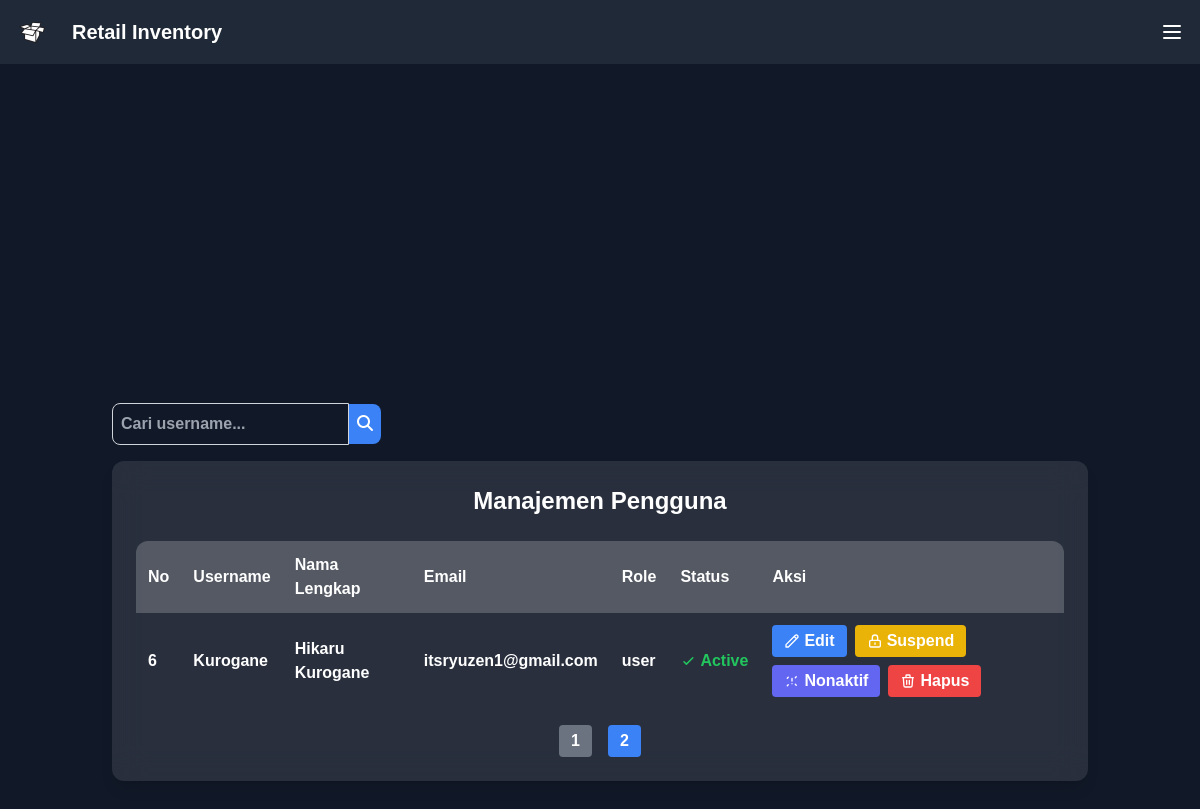
The app's page /pages/Admin/manage_users.php?limit=5&page=2 with its own data.
### tables this page shows
CREATE TABLE `users` (
  `id` int NOT NULL,
  `username` varchar(50) NOT NULL,
  `password` varchar(255) NOT NULL,
  `email` varchar(100) NOT NULL,
  `full_name` varchar(100) NOT NULL,
  `failed_attempts` int DEFAULT '0',
  `banned_until` datetime DEFAULT NULL,
  `suspend_until` datetime DEFAULT NULL,
  `role` enum('admin','staff','user') DEFAULT 'user',
  `created_at` timestamp NULL DEFAULT CURRENT_TIMESTAMP,
  `is_active` tinyint(1) DEFAULT '1'
);

### pages/Admin/manage_users.php (the view, shortened to what this page needs)
<?php
require_once '../../includes/connect.php';
$defaultLimit = 5;
$perPage = $defaultLimit;
$page = isset($_GET['page']) ? (int)$_GET['page'] : 1;
$search = '';
$offset = ($page - 1) * $perPage;
if ($search !== '') {
    $stmtCount = $conn->prepare("SELECT COUNT(*) as total FROM users WHERE username LIKE ?");
    $searchTerm = "%" . $search . "%";
    $stmtCount->bind_param("s", $searchTerm);
    $stmtCount->execute();
    $resultCount = $stmtCount->get_result();
    $rowCount = $resultCount->fetch_assoc();
    $totalUsers = $rowCount['total'];
} else {
    $resultCount = $conn->query("SELECT COUNT(*) as total FROM users");
    $rowCount = $resultCount->fetch_assoc();
    $totalUsers = $rowCount['total'];
}
$totalPages = ceil($totalUsers / $perPage);
if ($search !== '') {
    $stmtUsers = $conn->prepare("SELECT * FROM users WHERE username LIKE ? ORDER BY id ASC LIMIT ? OFFSET ?");
    $stmtUsers->bind_param("sii", $searchTerm, $perPage, $offset);
    $stmtUsers->execute();
    $resultUsers = $stmtUsers->get_result();
    $users = $resultUsers->fetch_all(MYSQLI_ASSOC);
} else {
    $stmtUsers = $conn->prepare("SELECT * FROM users ORDER BY id ASC LIMIT ? OFFSET ?");
    $stmtUsers->bind_param("ii", $perPage, $offset);
    $stmtUsers->execute();
    $resultUsers = $stmtUsers->get_result();
    $users = $resultUsers->fetch_all(MYSQLI_ASSOC);
}
?>
<!DOCTYPE html>
<html lang="id">
<head>
  <script src="https://cdn.tailwindcss.com"></script>
  <link rel="stylesheet" href="https://cdnjs.cloudflare.com/ajax/libs/font-awesome/6.4.0/css/all.min.css">
</head>
<body class="bg-gray-900 text-white overflow-hidden">
  <?php include '../../includes/header.php'; ?>
  <div class="flex items-center justify-center min-h-screen">
    <div class="container mx-auto p-6">
      <div class="mb-4 flex flex-col md:flex-row md:items-center md:justify-between">
        <form method="GET" action="" class="flex flex-col md:flex-row md:items-center">
          <input type="text" name="search" value="<?= htmlspecialchars($search) ?>" placeholder="Cari username..."
                 class="p-2 rounded-l-lg border border-gray-300 focus:outline-none focus:ring-2 focus:ring-blue-500">
          <button type="submit" class="bg-blue-500 hover:bg-blue-600 p-2 rounded-r-lg">
            <i class="fa-solid fa-magnifying-glass text-white"></i>
          </button>
        </form>
      </div>
      <div class="bg-white/10 backdrop-blur-lg rounded-xl p-6 shadow-lg">
        <h1 class="text-2xl font-bold text-white mb-6 text-center">Manajemen Pengguna</h1>
        <div class="overflow-x-auto">
          <table class="w-full text-white border-collapse">
            <thead class="bg-white/20">
              <tr>
                <th class="p-3 text-left rounded-tl-xl">No</th>
                <th class="p-3 text-left">Username</th>
                <th class="p-3 text-left">Nama Lengkap</th>
                <th class="p-3 text-left">Email</th>
                <th class="p-3 text-left">Role</th>
                <th class="p-3 text-left">Status</th>
                <th class="p-3 text-left rounded-tr-xl">Aksi</th>
              </tr>
            </thead>
            <tbody>
              <?php foreach ($users as $index => $user): ?>
              <tr class="hover:bg-white/5 transition-colors" data-full_name="<?= htmlspecialchars($user['full_name']) ?>">
                <td class="p-3"><?= $offset + $index + 1 ?></td>
                <td class="p-3"><?= htmlspecialchars($user['username']) ?></td>
                <td class="p-3"><?= htmlspecialchars($user['full_name']) ?></td>
                <td class="p-3"><?= htmlspecialchars($user['email']) ?></td>
                <td class="p-3"><?= htmlspecialchars($user['role']) ?></td>
                <td class="p-3">
                  <?php if ($user['is_active'] == 0): ?>
                    <span class="text-red-500 flex items-center">
                      <svg class="w-4 h-4 mr-1" fill="currentColor" viewBox="0 0 20 20">
                        <path d="M10 18a8 8 0 100-16 8 8 0 000 16z"/>
                      </svg>
                      Nonaktif
                    </span>
                  <?php else: ?>
                    <span class="text-green-500 flex items-center">
                      <svg class="w-4 h-4 mr-1" fill="currentColor" viewBox="0 0 20 20">
                        <path d="M16.707 5.293a1 1 0 00-1.414 0L8 12.586l-2.293-2.293a1 1 0 00-1.414 1.414l3 3a1 1 0 001.414 0l8-8a1 1 0 000-1.414z"/>
                      </svg>
                      Active
                    </span>
                  <?php endif; ?>
                </td>
                <td class="p-3">
                  <div class="flex flex-wrap gap-2">
                    <button onclick="showEditForm(<?= $user['id'] ?>)" class="bg-blue-500 hover:bg-blue-600 px-3 py-1 rounded flex items-center">
                      <svg class="w-4 h-4 mr-1" fill="none" stroke="currentColor" viewBox="0 0 24 24">
                        <path stroke-linecap="round" stroke-linejoin="round" stroke-width="2" d="M15.232 5.232l3.536 3.536m-2.036-5.036a2.5 2.5 0 113.536 3.536L6.5 21.036H3v-3.572L16.732 3.732z"/>
                      </svg>
                      Edit
                    </button>
                    <button onclick="suspendUser(<?= $user['id'] ?>)" class="bg-yellow-500 hover:bg-yellow-600 px-3 py-1 rounded flex items-center">
                      <svg class="w-4 h-4 mr-1" fill="none" stroke="currentColor" viewBox="0 0 24 24">
                        <path stroke-linecap="round" stroke-linejoin="round" stroke-width="2" d="M12 15v2m-6 4h12a2 2 0 002-2v-6a2 2 0 00-2-2H6a2 2 0 00-2 2v6a2 2 0 002 2zm10-10V7a4 4 0 00-8 0v4h8z"/>
                      </svg>
                      Suspend
                    </button>
                    <?php if ($user['is_active'] == 1): ?>
                      <button onclick="deactivateUser(<?= $user['id'] ?>)" class="bg-indigo-500 hover:bg-indigo-600 px-3 py-1 rounded flex items-center">
                        <svg class="w-4 h-4 mr-1" fill="none" stroke="currentColor" viewBox="0 0 24 24">
                          <path stroke-linecap="round" stroke-linejoin="round" stroke-width="2" d="M18.364 5.636l-1.414 1.414M6.343 17.657l-1.414 1.414M18.364 18.364l-1.414-1.414M6.343 6.343L4.93 7.757M12 8v4m0 4h.01"/>
                        </svg>
                        Nonaktif
                      </button>
                    <?php endif; ?>
                    <button onclick="deleteUser(<?= $user['id'] ?>)" class="bg-red-500 hover:bg-red-600 px-3 py-1 rounded flex items-center">
                      <svg class="w-4 h-4 mr-1" fill="none" stroke="currentColor" viewBox="0 0 24 24">
                        <path stroke-linecap="round" stroke-linejoin="round" stroke-width="2" d="M19 7l-.867 12.142A2 2 0 0116.138 21H7.862a2 2 0 01-1.995-1.858L5 7m5 4v6m4-6v6m1-10V4a1 1 0 00-1-1h-4a1 1 0 00-1 1v3M4 7h16"/>
                      </svg>
                      Hapus
                    </button>
                  </div>
                </td>
              </tr>
              <?php endforeach; ?>
            </tbody>
          </table>
        </div>
        <div class="mt-4 flex justify-center space-x-2">
          <?php for ($i = 1; $i <= $totalPages; $i++): ?>
            <a href="?<?= ($search !== '' ? "search=" . urlencode($search) . "&" : "") . "limit=" . $perPage . "&page=" . $i ?>"
               class="px-3 py-1 rounded <?php if ($i == $page) echo 'bg-blue-500'; else echo 'bg-gray-500 hover:bg-gray-600'; ?>">
              <?= $i ?>
            </a>
          <?php endfor; ?>
        </div>
      </div>
    </div>
  </div>
</body>
</html>

### records on screen
users: index "6", username "Kurogane", full_name "Hikaru Kurogane", email "itsryuzen1@gmail.com", role "user", is_active 1 (drawn)
